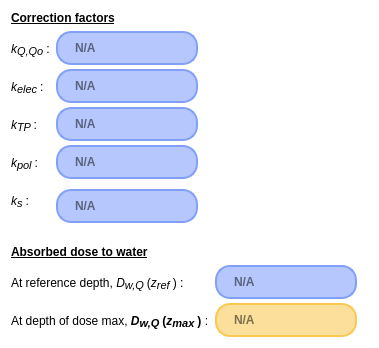
            <widget class="QWidget" name="calSummaryScroll">
             <property name="geometry">
              <rect>
               <x>0</x>
               <y>0</y>
               <width>379</width>
               <height>348</height>
              </rect>
             </property>
             <property name="sizePolicy">
              <sizepolicy hsizetype="Expanding" vsizetype="MinimumExpanding">
               <horstretch>0</horstretch>
               <verstretch>0</verstretch>
              </sizepolicy>
             </property>
             <property name="autoFillBackground">
              <bool>false</bool>
             </property>
             <property name="styleSheet">
              <string notr="true">background-color: rgba(252, 247, 247, 0);</string>
             </property>
             <layout class="QVBoxLayout" name="verticalLayout_5">
              <item>
               <widget class="QLabel" name="corrFactorsLabel">
                <property name="sizePolicy">
                 <sizepolicy hsizetype="Fixed" vsizetype="Fixed">
                  <horstretch>0</horstretch>
                  <verstretch>0</verstretch>
                 </sizepolicy>
                </property>
                <property name="text">
                 <string>&lt;html&gt;&lt;head/&gt;&lt;body&gt;&lt;p&gt;&lt;span style=&quot; font-weight:700; text-decoration: underline;&quot;&gt;Correction factors&lt;/span&gt;&lt;/p&gt;&lt;/body&gt;&lt;/html&gt;</string>
                </property>
               </widget>
              </item>
              <item>
               <layout class="QFormLayout" name="corrFactorFL_2">
                <property name="fieldGrowthPolicy">
                 <enum>QFormLayout::ExpandingFieldsGrow</enum>
                </property>
                <property name="rowWrapPolicy">
                 <enum>QFormLayout::DontWrapRows</enum>
                </property>
                <property name="verticalSpacing">
                 <number>4</number>
                </property>
                <item row="0" column="0">
                 <widget class="QLabel" name="kQLabel">
                  <property name="text">
                   <string>&lt;html&gt;&lt;head/&gt;&lt;body&gt;&lt;p&gt;&lt;span style=&quot; font-style:italic;&quot;&gt;k&lt;/span&gt;&lt;span style=&quot; font-size:12pt; font-style:italic; vertical-align:sub;&quot;&gt;Q,Qo &lt;/span&gt;:&lt;/p&gt;&lt;/body&gt;&lt;/html&gt;</string>
                  </property>
                 </widget>
                </item>
                <item row="0" column="1">
                 <widget class="QLineEdit" name="kQLE">
                  <property name="sizePolicy">
                   <sizepolicy hsizetype="Fixed" vsizetype="Fixed">
                    <horstretch>0</horstretch>
                    <verstretch>0</verstretch>
                   </sizepolicy>
                  </property>
                  <property name="contextMenuPolicy">
                   <enum>Qt::NoContextMenu</enum>
                  </property>
                  <property name="styleSheet">
                   <string notr="true">border-radius: 15px;
border-color: rgb(130, 160, 250);
border-style: solid;
border-width:2px;
background-color: rgba(130, 160, 250,150);
padding-left: 15px;
height: 30px;
font-weight: bold</string>
                  </property>
                  <property name="readOnly">
                   <bool>true</bool>
                  </property>
                  <property name="placeholderText">
                   <string>N/A</string>
                  </property>
                 </widget>
                </item>
                <item row="1" column="0">
                 <widget class="QLabel" name="kElecLabel">
                  <property name="sizePolicy">
                   <sizepolicy hsizetype="Preferred" vsizetype="MinimumExpanding">
                    <horstretch>0</horstretch>
                    <verstretch>0</verstretch>
                   </sizepolicy>
                  </property>
                  <property name="text">
                   <string>&lt;html&gt;&lt;head/&gt;&lt;body&gt;&lt;p&gt;&lt;span style=&quot; font-style:italic;&quot;&gt;k&lt;/span&gt;&lt;span style=&quot; font-size:12pt; font-style:italic; vertical-align:sub;&quot;&gt;elec &lt;/span&gt;:&lt;/p&gt;&lt;/body&gt;&lt;/html&gt;</string>
                  </property>
                  <property name="alignment">
                   <set>Qt::AlignLeading|Qt::AlignLeft|Qt::AlignVCenter</set>
                  </property>
                 </widget>
                </item>
                <item row="1" column="1">
                 <widget class="QLineEdit" name="kElecLE">
                  <property name="enabled">
                   <bool>true</bool>
                  </property>
                  <property name="sizePolicy">
                   <sizepolicy hsizetype="Fixed" vsizetype="Fixed">
                    <horstretch>0</horstretch>
                    <verstretch>0</verstretch>
                   </sizepolicy>
                  </property>
                  <property name="contextMenuPolicy">
                   <enum>Qt::NoContextMenu</enum>
                  </property>
                  <property name="autoFillBackground">
                   <bool>false</bool>
                  </property>
                  <property name="styleSheet">
                   <string notr="true">border-radius: 15px;
border-color: rgb(130, 160, 250);
border-style: solid;
border-width:2px;
background-color: rgba(130, 160, 250,150);
padding-left: 15px;
height: 30px;
font-weight: bold</string>
                  </property>
                  <property name="text">
                   <string/>
                  </property>
                  <property name="frame">
                   <bool>true</bool>
                  </property>
                  <property name="alignment">
                   <set>Qt::AlignLeading|Qt::AlignLeft|Qt::AlignVCenter</set>
                  </property>
                  <property name="readOnly">
                   <bool>true</bool>
                  </property>
                  <property name="placeholderText">
                   <string>N/A</string>
                  </property>
                 </widget>
                </item>
                <item row="2" column="0">
                 <widget class="QLabel" name="kTPLabel">
                  <property name="text">
                   <string>&lt;html&gt;&lt;head/&gt;&lt;body&gt;&lt;p&gt;&lt;span style=&quot; font-style:italic;&quot;&gt;k&lt;/span&gt;&lt;span style=&quot; font-size:12pt; font-style:italic; vertical-align:sub;&quot;&gt;TP &lt;/span&gt;:&lt;/p&gt;&lt;/body&gt;&lt;/html&gt;</string>
                  </property>
                 </widget>
                </item>
                <item row="2" column="1">
                 <widget class="QLineEdit" name="kTPLE">
                  <property name="sizePolicy">
                   <sizepolicy hsizetype="Fixed" vsizetype="Fixed">
                    <horstretch>0</horstretch>
                    <verstretch>0</verstretch>
                   </sizepolicy>
                  </property>
                  <property name="contextMenuPolicy">
                   <enum>Qt::NoContextMenu</enum>
                  </property>
                  <property name="styleSheet">
                   <string notr="true">border-radius: 15px;
border-color: rgb(130, 160, 250);
border-style: solid;
border-width:2px;
background-color: rgba(130, 160, 250,150);
padding-left: 15px;
height: 30px;
font-weight: bold</string>
                  </property>
                  <property name="text">
                   <string/>
                  </property>
                  <property name="readOnly">
                   <bool>true</bool>
                  </property>
                  <property name="placeholderText">
                   <string>N/A</string>
                  </property>
                 </widget>
                </item>
                <item row="3" column="0">
                 <widget class="QLabel" name="kPolLabel">
                  <property name="text">
                   <string>&lt;html&gt;&lt;head/&gt;&lt;body&gt;&lt;p&gt;&lt;span style=&quot; font-style:italic;&quot;&gt;k&lt;/span&gt;&lt;span style=&quot; font-size:12pt; font-style:italic; vertical-align:sub;&quot;&gt;pol &lt;/span&gt;:&lt;/p&gt;&lt;/body&gt;&lt;/html&gt;</string>
                  </property>
                 </widget>
                </item>
                <item row="3" column="1">
                 <widget class="QLineEdit" name="kPolLE">
                  <property name="sizePolicy">
                   <sizepolicy hsizetype="Fixed" vsizetype="Fixed">
                    <horstretch>0</horstretch>
                    <verstretch>0</verstretch>
                   </sizepolicy>
                  </property>
                  <property name="contextMenuPolicy">
                   <enum>Qt::NoContextMenu</enum>
                  </property>
                  <property name="styleSheet">
                   <string notr="true">border-radius: 15px;
border-color: rgb(130, 160, 250);
border-style: solid;
border-width:2px;
background-color: rgba(130, 160, 250,150);
padding-left: 15px;
height: 30px;
font-weight: bold</string>
                  </property>
                  <property name="readOnly">
                   <bool>true</bool>
                  </property>
                  <property name="placeholderText">
                   <string>N/A</string>
                  </property>
                 </widget>
                </item>
                <item row="4" column="0">
                 <widget class="QLabel" name="kSLabel">
                  <property name="text">
                   <string>&lt;html&gt;&lt;head/&gt;&lt;body&gt;&lt;p&gt;&lt;span style=&quot; font-style:italic;&quot;&gt;k&lt;/span&gt;&lt;span style=&quot; font-size:12pt; font-style:italic; vertical-align:sub;&quot;&gt;s &lt;/span&gt;:&lt;/p&gt;&lt;/body&gt;&lt;/html&gt;</string>
                  </property>
                 </widget>
                </item>
                <item row="4" column="1">
                 <layout class="QHBoxLayout" name="horizontalLayout_4">
                  <property name="spacing">
                   <number>10</number>
                  </property>
                  <item>
                   <widget class="QLineEdit" name="kSLE">
                    <property name="sizePolicy">
                     <sizepolicy hsizetype="Fixed" vsizetype="Fixed">
                      <horstretch>0</horstretch>
                      <verstretch>0</verstretch>
                     </sizepolicy>
                    </property>
                    <property name="styleSheet">
                     <string notr="true">border-radius: 15px;
border-color: rgb(130, 160, 250);
border-style: solid;
border-width:2px;
background-color: rgba(130, 160, 250,150);
padding-left: 15px;
height: 30px;
font-weight: bold</string>
                    </property>
                    <property name="placeholderText">
                     <string>N/A</string>
                    </property>
                   </widget>
                  </item>
                  <item>
                   <widget class="QLabel" name="ks_status_icon">
                    <property name="text">
                     <string/>
                    </property>
                   </widget>
                  </item>
                 </layout>
                </item>
               </layout>
              </item>
              <item>
               <spacer name="verticalSpacer_8">
                <property name="orientation">
                 <enum>Qt::Vertical</enum>
                </property>
                <property name="sizeType">
                 <enum>QSizePolicy::Fixed</enum>
                </property>
                <property name="sizeHint" stdset="0">
                 <size>
                  <width>20</width>
                  <height>10</height>
                 </size>
                </property>
               </spacer>
              </item>
              <item>
               <widget class="QLabel" name="absorsedDoseLabel">
                <property name="sizePolicy">
                 <sizepolicy hsizetype="Fixed" vsizetype="Fixed">
                  <horstretch>0</horstretch>
                  <verstretch>0</verstretch>
                 </sizepolicy>
                </property>
                <property name="text">
                 <string>&lt;html&gt;&lt;head/&gt;&lt;body&gt;&lt;p&gt;&lt;span style=&quot; font-weight:700; text-decoration: underline;&quot;&gt;Absorbed dose to water&lt;/span&gt;&lt;/p&gt;&lt;/body&gt;&lt;/html&gt;</string>
                </property>
               </widget>
              </item>
              <item>
               <layout class="QFormLayout" name="absorbedDoseFL_2">
                <property name="fieldGrowthPolicy">
                 <enum>QFormLayout::AllNonFixedFieldsGrow</enum>
                </property>
                <property name="verticalSpacing">
                 <number>4</number>
                </property>
                <item row="0" column="0">
                 <widget class="QLabel" name="zrefDoseLabel">
                  <property name="sizePolicy">
                   <sizepolicy hsizetype="Fixed" vsizetype="Preferred">
                    <horstretch>0</horstretch>
                    <verstretch>0</verstretch>
                   </sizepolicy>
                  </property>
                  <property name="text">
                   <string>&lt;html&gt;&lt;head/&gt;&lt;body&gt;&lt;p&gt;At reference depth, &lt;span style=&quot; font-style:italic;&quot;&gt;D&lt;/span&gt;&lt;span style=&quot; font-size:12pt; font-style:italic; vertical-align:sub;&quot;&gt;w,Q &lt;/span&gt;(&lt;span style=&quot; font-style:italic;&quot;&gt;z&lt;/span&gt;&lt;span style=&quot; font-size:12pt; font-style:italic; vertical-align:sub;&quot;&gt;ref &lt;/span&gt;) :&lt;/p&gt;&lt;/body&gt;&lt;/html&gt;</string>
                  </property>
                 </widget>
                </item>
                <item row="0" column="1">
                 <widget class="QLineEdit" name="zrefDoseLE">
                  <property name="sizePolicy">
                   <sizepolicy hsizetype="Fixed" vsizetype="Fixed">
                    <horstretch>0</horstretch>
                    <verstretch>0</verstretch>
                   </sizepolicy>
                  </property>
                  <property name="contextMenuPolicy">
                   <enum>Qt::NoContextMenu</enum>
                  </property>
                  <property name="styleSheet">
                   <string notr="true">border-radius: 15px;
border-color: rgb(130, 160, 250);
border-style: solid;
border-width:2px;
background-color: rgba(130, 160, 250,150);
padding-left: 15px;
height: 30px;
font-weight: bold</string>
                  </property>
                  <property name="readOnly">
                   <bool>true</bool>
                  </property>
                  <property name="placeholderText">
                   <string>N/A</string>
                  </property>
                 </widget>
                </item>
                <item row="1" column="0">
                 <widget class="QLabel" name="zmaxDoseLabel">
                  <property name="sizePolicy">
                   <sizepolicy hsizetype="Fixed" vsizetype="Preferred">
                    <horstretch>0</horstretch>
                    <verstretch>0</verstretch>
                   </sizepolicy>
                  </property>
                  <property name="text">
                   <string>&lt;html&gt;&lt;head/&gt;&lt;body&gt;&lt;p&gt;At depth of dose max, &lt;span style=&quot; font-weight:700; font-style:italic;&quot;&gt;D&lt;/span&gt;&lt;span style=&quot; font-size:12pt; font-weight:700; font-style:italic; vertical-align:sub;&quot;&gt;w,Q &lt;/span&gt;&lt;span style=&quot; font-weight:700;&quot;&gt;(&lt;/span&gt;&lt;span style=&quot; font-weight:700; font-style:italic;&quot;&gt;z&lt;/span&gt;&lt;span style=&quot; font-size:12pt; font-weight:700; font-style:italic; vertical-align:sub;&quot;&gt;max &lt;/span&gt;&lt;span style=&quot; font-weight:700;&quot;&gt;)&lt;/span&gt; :&lt;/p&gt;&lt;/body&gt;&lt;/html&gt;</string>
                  </property>
                 </widget>
                </item>
                <item row="1" column="1">
                 <widget class="QLineEdit" name="zmaxDoseLE">
                  <property name="sizePolicy">
                   <sizepolicy hsizetype="Fixed" vsizetype="Fixed">
                    <horstretch>0</horstretch>
                    <verstretch>0</verstretch>
                   </sizepolicy>
                  </property>
                  <property name="contextMenuPolicy">
                   <enum>Qt::NoContextMenu</enum>
                  </property>
                  <property name="autoFillBackground">
                   <bool>false</bool>
                  </property>
                  <property name="styleSheet">
                   <string notr="true">border-radius: 15px;
border-color: rgb(250, 200, 83);
background-color: rgba(250, 200, 83,150);
border-style: solid;
border-width:2px;
padding-left: 15px;
height: 30px;
font-weight: bold


</string>
                  </property>
                  <property name="text">
                   <string/>
                  </property>
                  <property name="frame">
                   <bool>false</bool>
                  </property>
                  <property name="readOnly">
                   <bool>true</bool>
                  </property>
                  <property name="placeholderText">
                   <string>N/A</string>
                  </property>
                 </widget>
                </item>
               </layout>
              </item>
             </layout>
            </widget>
